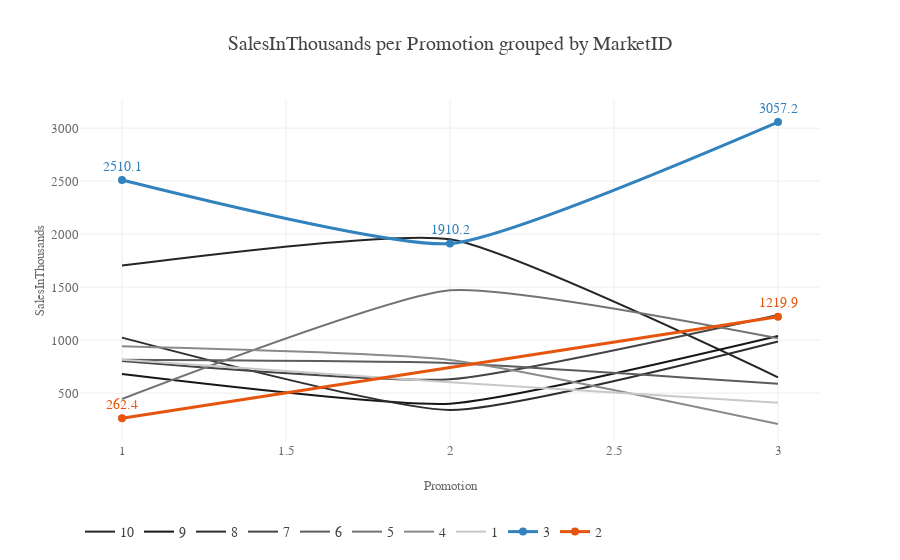

The notebook cell this image was saved under:
### Code cell
plotly_line(config=style_config, df=df, x="Promotion", y="SalesInThousands", 
            group="MarketID",accent_1=2,accent_2=3, accent_linemode="lines+markers+text")

### Figure 1 — Plotly figure (JSON) as saved in the notebook; plotly's stock layout.template omitted (floating-point values rounded to 4 significant figures)
{"data": [{"line": {"color": "rgb(37, 37, 37)", "shape": "spline", "smoothing": 0.5}, "mode": "lines", "name": "10", "type": "scatter", "x": [1, 2, 3], "y": [1703.0, 1950.0, 648.6]}, {"line": {"color": "rgb(23, 23, 23)", "shape": "spline", "smoothing": 0.5}, "mode": "lines", "name": "9", "type": "scatter", "x": [1, 2, 3], "y": [680.0, 399.9, 1038.0]}, {"line": {"color": "rgb(46, 46, 46)", "shape": "spline", "smoothing": 0.5}, "mode": "lines", "name": "8", "type": "scatter", "x": [1, 2, 3], "y": [1023.0, 340.0, 987.0]}, {"line": {"color": "rgb(69, 69, 69)", "shape": "spline", "smoothing": 0.5}, "mode": "lines", "name": "7", "type": "scatter", "x": [1, 2, 3], "y": [801.9, 629.8, 1237.0]}, {"line": {"color": "rgb(92, 92, 92)", "shape": "spline", "smoothing": 0.5}, "mode": "lines", "name": "6", "type": "scatter", "x": [1, 2, 3], "y": [813.3, 782.3, 588.2]}, {"line": {"color": "rgb(115, 115, 115)", "shape": "spline", "smoothing": 0.5}, "mode": "lines", "name": "5", "type": "scatter", "x": [1, 2, 3], "y": [444.1, 1469.0, 1017.0]}, {"line": {"color": "rgb(138, 138, 138)", "shape": "spline", "smoothing": 0.5}, "mode": "lines", "name": "4", "type": "scatter", "x": [1, 2, 3], "y": [940.9, 813.0, 208.5]}, {"line": {"color": "rgb(200, 200, 200)", "shape": "spline", "smoothing": 0.5}, "mode": "lines", "name": "1", "type": "scatter", "x": [1, 2, 3], "y": [814.4, 603.0, 407.9]}, {"line": {"color": "rgb(49,130,189)", "shape": "spline", "smoothing": 0.5, "width": 3}, "marker": {"size": 8}, "mode": "lines+markers+text", "name": "3", "text": [2510.0, 1910.0, 3057.0], "textfont": {"color": "rgb(49,130,189)"}, "textposition": "top middle", "type": "scatter", "x": [1, 2, 3], "y": [2510.0, 1910.0, 3057.0]}, {"line": {"color": "rgb(230,85,13)", "shape": "spline", "smoothing": 0.5, "width": 3}, "marker": {"size": 8}, "mode": "lines+markers+text", "name": "2", "text": [262.4, 1220.0], "textfont": {"color": "rgb(230,85,13)"}, "textposition": "top middle", "type": "scatter", "x": [1, 3], "y": [262.4, 1220.0]}], "layout": {"font": {"family": "Helvetica, Droid Sans", "size": 14}, "hoverlabel": {"font": {"family": "Helvetica, Droid Sans", "size": 14}}, "hovermode": "closest", "legend": {"bgcolor": "rgba(0, 0, 0, 0)", "bordercolor": "rgba(0, 0, 0, 0)", "orientation": "h", "x": 0, "y": -0.22}, "margin": {"t": 100}, "title": "SalesInThousands per Promotion grouped by MarketID", "xaxis": {"tickfont": {"color": "rgb(107, 107, 107)", "size": 13}, "title": "Promotion", "titlefont": {"color": "rgb(107, 107, 107)", "size": 13}}, "yaxis": {"tickfont": {"color": "rgb(107, 107, 107)", "size": 13}, "title": "SalesInThousands", "titlefont": {"color": "rgb(107, 107, 107)", "size": 13}}}}
